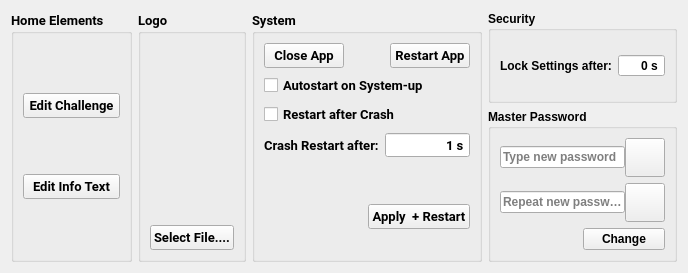
     <widget class="QWidget" name="general_tab">
      <property name="accessibleName">
       <string/>
      </property>
      <property name="accessibleDescription">
       <string/>
      </property>
      <attribute name="title">
       <string>General</string>
      </attribute>
      <layout class="QGridLayout" name="gridLayout">
       <item row="0" column="2">
        <widget class="QGroupBox" name="groupBox_9">
         <property name="font">
          <font>
           <family>Roboto</family>
           <pointsize>10</pointsize>
           <bold>true</bold>
          </font>
         </property>
         <property name="title">
          <string>System</string>
         </property>
         <layout class="QVBoxLayout" name="verticalLayout_6">
          <item>
           <layout class="QHBoxLayout" name="horizontalLayout_9">
            <item>
             <widget class="QPushButton" name="close_button">
              <property name="text">
               <string>Close App</string>
              </property>
             </widget>
            </item>
            <item>
             <spacer name="horizontalSpacer_14">
              <property name="orientation">
               <enum>Qt::Orientation::Horizontal</enum>
              </property>
              <property name="sizeHint" stdset="0">
               <size>
                <width>40</width>
                <height>20</height>
               </size>
              </property>
             </spacer>
            </item>
            <item>
             <widget class="QPushButton" name="restart_button">
              <property name="cursor">
               <cursorShape>PointingHandCursor</cursorShape>
              </property>
              <property name="text">
               <string>Restart App</string>
              </property>
              <property name="btnType" stdset="0">
               <string>secondary</string>
              </property>
             </widget>
            </item>
           </layout>
          </item>
          <item>
           <widget class="QCheckBox" name="autostart_check">
            <property name="text">
             <string>Autostart on System-up</string>
            </property>
           </widget>
          </item>
          <item>
           <widget class="QCheckBox" name="restart_check">
            <property name="text">
             <string>Restart after Crash</string>
            </property>
           </widget>
          </item>
          <item>
           <layout class="QHBoxLayout" name="horizontalLayout_13">
            <item>
             <widget class="QLabel" name="label_26">
              <property name="text">
               <string>Crash Restart after:</string>
              </property>
             </widget>
            </item>
            <item>
             <widget class="QSpinBox" name="restart_timeout_spin">
              <property name="maximumSize">
               <size>
                <width>16777215</width>
                <height>16777215</height>
               </size>
              </property>
              <property name="alignment">
               <set>Qt::AlignmentFlag::AlignRight|Qt::AlignmentFlag::AlignTrailing|Qt::AlignmentFlag::AlignVCenter</set>
              </property>
              <property name="buttonSymbols">
               <enum>QAbstractSpinBox::ButtonSymbols::NoButtons</enum>
              </property>
              <property name="suffix">
               <string> s</string>
              </property>
              <property name="minimum">
               <number>1</number>
              </property>
              <property name="maximum">
               <number>999</number>
              </property>
             </widget>
            </item>
           </layout>
          </item>
          <item>
           <spacer name="verticalSpacer_2">
            <property name="orientation">
             <enum>Qt::Orientation::Vertical</enum>
            </property>
            <property name="sizeHint" stdset="0">
             <size>
              <width>20</width>
              <height>40</height>
             </size>
            </property>
           </spacer>
          </item>
          <item>
           <layout class="QHBoxLayout" name="horizontalLayout_20">
            <item>
             <spacer name="horizontalSpacer_13">
              <property name="orientation">
               <enum>Qt::Orientation::Horizontal</enum>
              </property>
              <property name="sizeHint" stdset="0">
               <size>
                <width>40</width>
                <height>20</height>
               </size>
              </property>
             </spacer>
            </item>
            <item>
             <widget class="QPushButton" name="autostart_apply_button">
              <property name="cursor">
               <cursorShape>PointingHandCursor</cursorShape>
              </property>
              <property name="text">
               <string>Apply  + Restart</string>
              </property>
              <property name="btnType" stdset="0">
               <string>primary</string>
              </property>
             </widget>
            </item>
           </layout>
          </item>
          <item>
           <widget class="QLabel" name="system_status_label">
            <property name="text">
             <string/>
            </property>
            <property name="lblType" stdset="0">
             <string>status</string>
            </property>
           </widget>
          </item>
         </layout>
        </widget>
       </item>
       <item row="0" column="1">
        <widget class="QGroupBox" name="groupBox_6">
         <property name="font">
          <font>
           <family>Roboto</family>
           <pointsize>10</pointsize>
           <bold>true</bold>
          </font>
         </property>
         <property name="title">
          <string>Logo</string>
         </property>
         <layout class="QVBoxLayout" name="verticalLayout_5">
          <item>
           <widget class="QLabel" name="logo_file_label">
            <property name="font">
             <font>
              <family>Roboto</family>
              <pointsize>10</pointsize>
              <italic>true</italic>
              <fontweight>Medium</fontweight>
             </font>
            </property>
            <property name="text">
             <string/>
            </property>
           </widget>
          </item>
          <item>
           <widget class="QLabel" name="logo_preview_label">
            <property name="sizePolicy">
             <sizepolicy hsizetype="Preferred" vsizetype="Expanding">
              <horstretch>0</horstretch>
              <verstretch>0</verstretch>
             </sizepolicy>
            </property>
            <property name="text">
             <string/>
            </property>
           </widget>
          </item>
          <item>
           <widget class="QPushButton" name="select_logo_button">
            <property name="cursor">
             <cursorShape>PointingHandCursor</cursorShape>
            </property>
            <property name="text">
             <string>Select File....</string>
            </property>
            <property name="btnType" stdset="0">
             <string>secondary</string>
            </property>
           </widget>
          </item>
         </layout>
        </widget>
       </item>
       <item row="0" column="0">
        <widget class="QGroupBox" name="groupBox_4">
         <property name="font">
          <font>
           <family>Roboto</family>
           <pointsize>10</pointsize>
           <bold>true</bold>
          </font>
         </property>
         <property name="title">
          <string>Home Elements</string>
         </property>
         <layout class="QVBoxLayout" name="verticalLayout_3">
          <item>
           <widget class="QPushButton" name="challenge_link_button">
            <property name="cursor">
             <cursorShape>PointingHandCursor</cursorShape>
            </property>
            <property name="text">
             <string>Edit Challenge</string>
            </property>
            <property name="btnType" stdset="0">
             <string>secondary</string>
            </property>
           </widget>
          </item>
          <item>
           <widget class="QPushButton" name="info_link_button">
            <property name="cursor">
             <cursorShape>PointingHandCursor</cursorShape>
            </property>
            <property name="text">
             <string>Edit Info Text</string>
            </property>
            <property name="btnType" stdset="0">
             <string>secondary</string>
            </property>
           </widget>
          </item>
         </layout>
        </widget>
       </item>
       <item row="0" column="3">
        <layout class="QVBoxLayout" name="verticalLayout_11">
         <item>
          <widget class="QGroupBox" name="groupBox_13">
           <property name="font">
            <font>
             <bold>true</bold>
            </font>
           </property>
           <property name="title">
            <string>Security</string>
           </property>
           <layout class="QVBoxLayout" name="verticalLayout_13">
            <item>
             <layout class="QHBoxLayout" name="horizontalLayout_12">
              <item>
               <widget class="QLabel" name="label_25">
                <property name="text">
                 <string>Lock Settings after:</string>
                </property>
               </widget>
              </item>
              <item>
               <widget class="QSpinBox" name="lock_timeout_spin">
                <property name="maximumSize">
                 <size>
                  <width>16777215</width>
                  <height>16777215</height>
                 </size>
                </property>
                <property name="alignment">
                 <set>Qt::AlignmentFlag::AlignRight|Qt::AlignmentFlag::AlignTrailing|Qt::AlignmentFlag::AlignVCenter</set>
                </property>
                <property name="buttonSymbols">
                 <enum>QAbstractSpinBox::ButtonSymbols::NoButtons</enum>
                </property>
                <property name="suffix">
                 <string> s</string>
                </property>
                <property name="maximum">
                 <number>999</number>
                </property>
               </widget>
              </item>
             </layout>
            </item>
           </layout>
          </widget>
         </item>
         <item>
          <widget class="QGroupBox" name="groupBox_14">
           <property name="font">
            <font>
             <bold>true</bold>
            </font>
           </property>
           <property name="title">
            <string>Master Password</string>
           </property>
           <layout class="QVBoxLayout" name="verticalLayout_12">
            <item>
             <layout class="QHBoxLayout" name="horizontalLayout_24">
              <property name="spacing">
               <number>0</number>
              </property>
              <item>
               <widget class="QLineEdit" name="new_password_edit">
                <property name="echoMode">
                 <enum>QLineEdit::EchoMode::Password</enum>
                </property>
                <property name="placeholderText">
                 <string>Type new password</string>
                </property>
               </widget>
              </item>
              <item>
               <widget class="QToolButton" name="pwd_show_button">
                <property name="text">
                 <string/>
                </property>
                <property name="icon">
                 <iconset>
                  <normaloff>../icons/icon_show.svg</normaloff>
                  <activeon>../icons/icon_hide.svg</activeon>../icons/icon_show.svg</iconset>
                </property>
                <property name="iconSize">
                 <size>
                  <width>32</width>
                  <height>32</height>
                 </size>
                </property>
                <property name="checkable">
                 <bool>true</bool>
                </property>
                <property name="btnType" stdset="0">
                 <string>icon</string>
                </property>
               </widget>
              </item>
             </layout>
            </item>
            <item>
             <layout class="QHBoxLayout" name="horizontalLayout_25">
              <property name="spacing">
               <number>0</number>
              </property>
              <item>
               <widget class="QLineEdit" name="password_repeat_edit">
                <property name="echoMode">
                 <enum>QLineEdit::EchoMode::Password</enum>
                </property>
                <property name="placeholderText">
                 <string>Repeat new password</string>
                </property>
               </widget>
              </item>
              <item>
               <widget class="QToolButton" name="repeat_show_button">
                <property name="text">
                 <string/>
                </property>
                <property name="icon">
                 <iconset>
                  <normaloff>../icons/icon_show.svg</normaloff>
                  <activeon>../icons/icon_hide.svg</activeon>../icons/icon_show.svg</iconset>
                </property>
                <property name="iconSize">
                 <size>
                  <width>32</width>
                  <height>32</height>
                 </size>
                </property>
                <property name="checkable">
                 <bool>true</bool>
                </property>
                <property name="btnType" stdset="0">
                 <string>icon</string>
                </property>
               </widget>
              </item>
             </layout>
            </item>
            <item>
             <layout class="QHBoxLayout" name="horizontalLayout_26">
              <property name="spacing">
               <number>0</number>
              </property>
              <item>
               <widget class="QLabel" name="pwd_status_label">
                <property name="text">
                 <string/>
                </property>
                <property name="lblType" stdset="0">
                 <string>status</string>
                </property>
               </widget>
              </item>
              <item>
               <widget class="QPushButton" name="pwd_change_button">
                <property name="cursor">
                 <cursorShape>PointingHandCursor</cursorShape>
                </property>
                <property name="text">
                 <string>Change</string>
                </property>
                <property name="btnType" stdset="0">
                 <string>primary</string>
                </property>
               </widget>
              </item>
             </layout>
            </item>
           </layout>
          </widget>
         </item>
        </layout>
       </item>
      </layout>
     </widget>
